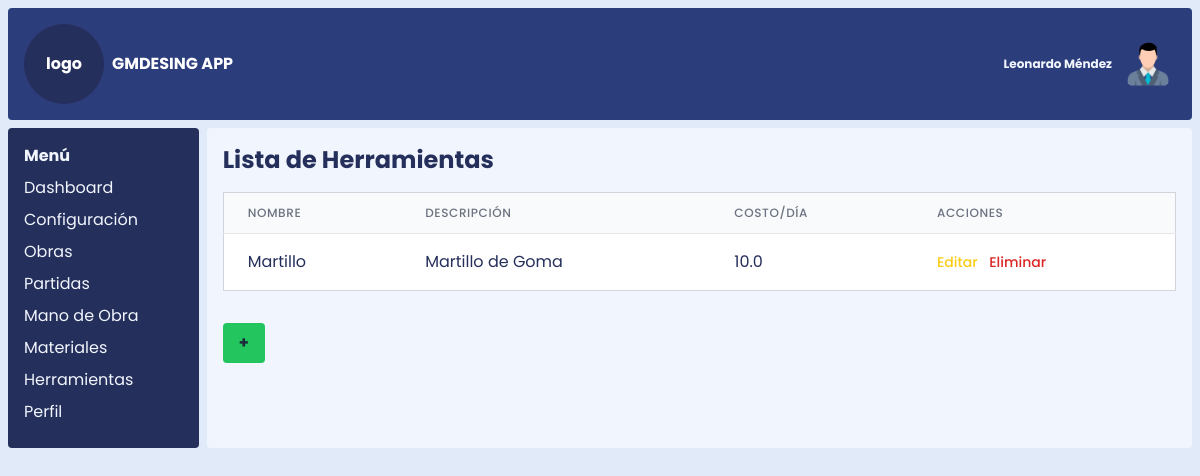
Before: /herramientas with the older database file.
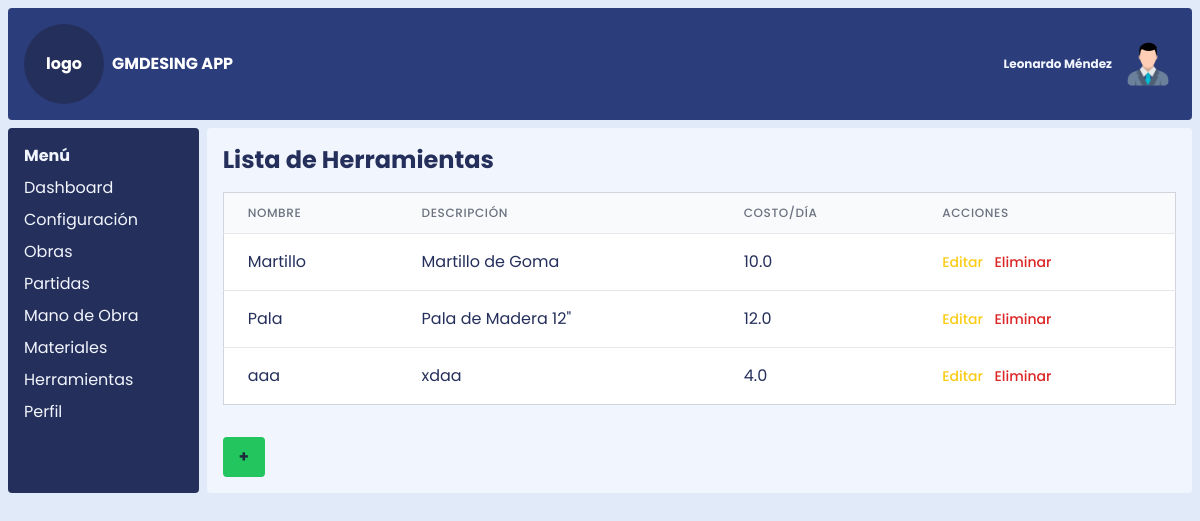
After: the same page with the newer database file.
### models.py (models this page shows)
class Herramienta(db.Model):
    __tablename__ = 'herramienta'
    id_herramienta = db.Column(db.Integer, primary_key=True)
    nombre_herramienta = db.Column(db.String(100), nullable=False)
    descripcion_herramienta = db.Column(db.Text)
    costo_alquiler_dia = db.Column(db.Float)
    partidas_herramientas = db.relationship('PartidasHerramientas', backref='herramienta')

### app.py (the view)
@app.route('/herramientas')
def listar_herramientas():
    herramientas_lista = Herramienta.query.all()
    headers = ['Nombre', 'Descripción', 'Costo/Día']
    return render_template('listar_herramientas.html', headers=headers, herramientas_lista=herramientas_lista, datos=datos)

### templates/listar_herramientas.html (shortened to what this page needs)
{% extends 'index.html' %}
{% import 'componentes/tabla.html' as macros %}
{% block content %}
    <h1 class="text-2xl font-bold mb-4">Lista de Herramientas</h1>
    {% if herramientas_lista %}
        {% set rows = [] %}
        {% for herramienta in herramientas_lista %}
            {% set row = (herramienta.nombre_herramienta, herramienta.descripcion_herramienta, herramienta.costo_alquiler_dia) %}
            {% set action = {
                'editar': url_for('editar_herramienta', id_herramienta=herramienta.id_herramienta),
                'eliminar': url_for('eliminar_herramienta', id_herramienta=herramienta.id_herramienta),
                'id': herramienta.id_herramienta,
                'nombre': herramienta.nombre_herramienta
            } %}
            {% set _ = rows.append((row, action)) %}
        {% endfor %}
        {{ macros.render_table(headers, rows) }}
    {% else %}
    <p class="text-gray-600">No hay herramientas registradas.</p>
    {% endif %}
    <div class="mt-4">
        <a href="{{ url_for('crear_herramienta') }}" class="bg-green-500 hover:bg-green-700 text-slate-800 font-bold py-2 px-4 rounded mt-4 inline-block">+</a>
    </div>
{% endblock %}

### templates/componentes/tabla.html (shortened to what this page needs)
{% macro render_table(headers, rows) %}
<div class="overflow-x-auto">
    <table class="min-w-full divide-y divide-gray-200 border border-gray-300">
        <thead class="bg-gray-50">
            <tr>
                {% for header in headers %}
                <th scope="col" class="px-6 py-3 text-left text-xs font-medium text-gray-500 uppercase tracking-wider">
                    {{ header }}
                </th>
                {% endfor %}
                <th scope="col" class="px-6 py-3 relative text-left text-xs font-medium text-gray-500 uppercase tracking-wider">
                    Acciones
                </th>
            </tr>
        </thead>
        <tbody class="bg-white divide-y divide-gray-200">
            {% for row, action in rows %}
            <tr>
                {% for item in row %}
                <td class="px-6 py-4 whitespace-nowrap">{{ item }}</td>
                {% endfor %}
                <td class="px-6 py-4 whitespace-nowrap text-left text-sm font-medium">
                    <a href="{{ action.editar }}" class="text-yellow-400 hover:text-yellow-600 mr-2">Editar</a>
                    <button type="button" class="text-red-600 hover:text-red-900" data-bs-toggle="modal"
                        data-bs-target="#confirmDeleteModal" onclick="openModal('{{ action.id }}', '{{ action.nombre }}', '{{ action.eliminar }}')">Eliminar</button>
                </td>
            </tr>
            {% endfor %}
        </tbody>
    </table>
</div>
{% endmacro %}

Changed rows visible on the page:
added Herramienta: nombre_herramienta "Pala", descripcion_herramienta "Pala de Madera 12\"", costo_alquiler_dia "12.0"
added Herramienta: nombre_herramienta "aaa", descripcion_herramienta "xdaa", costo_alquiler_dia "4.0"
Other visible differences:
new list line: "Editar Eliminar"
